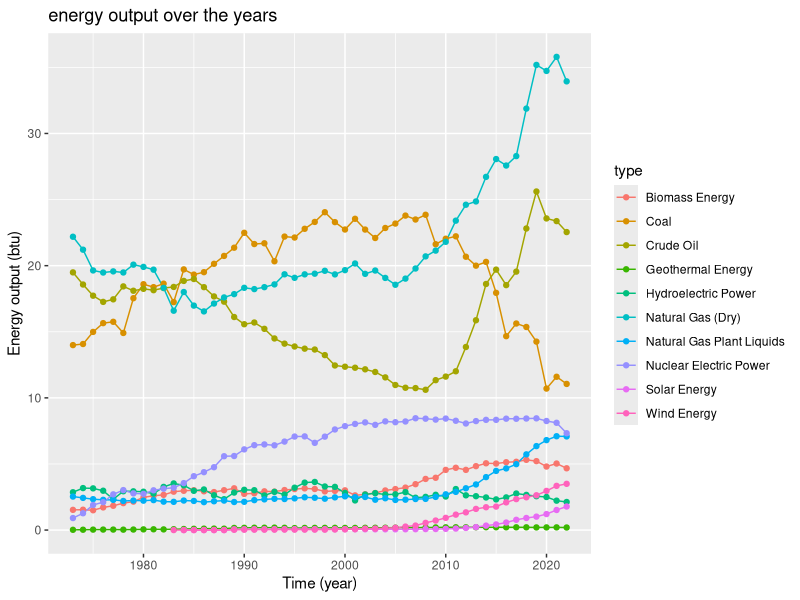

The R source for this figure:
## ---- chunk 1
library(tidyverse)
## ---- chunk 2
energy <- read_csv("data/us_energy.csv")
#this is just in the overall working directory. we need to let it know that we want it to look in the data folder in our working directory
## ---- chunk 3
energy_linechart <- ggplot(data = energy, aes(x = year, y = quadrillion_btu)) + 
  geom_line(aes(color = type)) + 
  geom_point(aes(color = type)) + 
  labs(x = "Time (year)", y = "Energy output (btu)", title = "energy output over the years")
energy_linechart
#if you do not specify what data you want, all of the geom will pull data from the first ggplot data
#everything in ggplot is like a global selection
#if you wanted to add other stuff, you would have to specify what data you want it to come from
#basically: ggplot is umbrella, geom is the strings coming out of the umbrella
